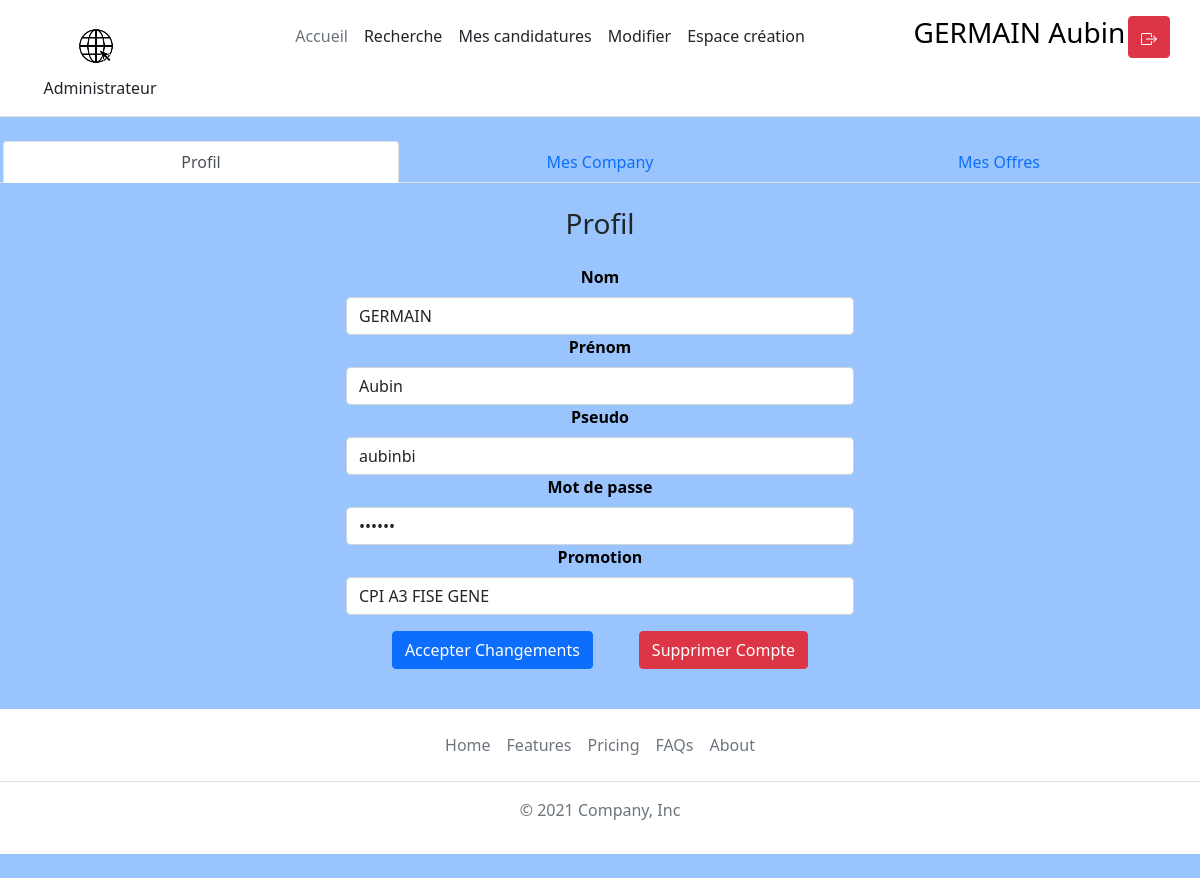
/www/pages/modifier.php (signed in), run on the app's committed database.
### tables this page shows
CREATE TABLE `schoolyear` (
  `idSchoolYear` int(11) NOT NULL,
  `schoolYear` varchar(50) NOT NULL,
  `idUser` int(11) DEFAULT NULL,
  `idLocality` int(11) NOT NULL
);

CREATE TABLE `users` (
  `idUser` int(11) NOT NULL,
  `userSecondName` varchar(50) NOT NULL,
  `userFirstName` varchar(50) NOT NULL,
  `login` varchar(50) NOT NULL,
  `password` varchar(50) NOT NULL,
  `idRole` int(11) NOT NULL,
  `rank` int(11) DEFAULT 1
);

### www/bdd/table/users.class.php (called while the page is built, shortened)
<?php
class Users
{
    public function getUserInfos(&$sqlClient, &$data, &$nbRow, &$nbCol, $id)
    {
        try {
            $stmt = $sqlClient->prepare(
                "SELECT users.idUser, userSecondName, userFirstName, login, password, idRole, schoolyear.idSchoolYear, schoolYear from users
                LEFT JOIN belong on belong.idUser=users.idUser
                LEFT JOIN schoolyear on schoolyear.idSchoolYear=belong.idSchoolYear
                WHERE users.idUser = ?
                "
            );
            $stmt->bindValue(1, $id);
            $stmt->execute();
            $data = $stmt->fetchAll();
        } catch (\Throwable $th) {
            throw $th;
        }
    }
}

### www/bdd/controleur.php (called while the page is built, shortened)
<?php
require_once $_SERVER["DOCUMENT_ROOT"]."/bdd/table/users.class.php";
require_once $_SERVER["DOCUMENT_ROOT"]."/bdd/table/schoolYear.class.php";
class Controleur{
    private $mysqlClient;
    private $_users;
    private $_schoolYear;
    private $_company;
    public function __construct(){
        $this->_users = new Users();
        $this->_schoolYear = new SchoolYear();
        $this->_company = new Company();
        try {
            $this->mysqlClient = new PDO('mysql:host=localhost;dbname=bddweb;charset=utf8', 'root', '');
        } catch (Exception $e) {
            die('Erreur : ' . $e->getMessage());
        }
    }
    public function selectSchoolYear(&$data, &$nbRow, &$nbCol){
        $this->_schoolYear->selectSchoolYear($this->mysqlClient, $data, $nbRow, $nbCol);
    }
    public function selectUsersCompany(&$data, &$nbRow, &$nbCol, $id){
        $this->_company->selectUsersCompany($this->mysqlClient, $data, $nbRow, $nbCol, $id);
    }
    public function getUserInfos(&$data, &$nbRow, &$nbCol, $id){
        $this->_users->getUserInfos($this->mysqlClient, $data, $nbRow, $nbCol, $id);
    }
}

### www/bdd/table/schoolYear.class.php (called while the page is built, shortened)
<?php
class SchoolYear{
    public function selectSchoolYear(&$sqlClient, &$data, &$nbRow, &$nbCol){
        try {
            $stmt = $sqlClient->prepare("SELECT * FROM schoolYear");
            $stmt->execute();
            $nbRow = $stmt->rowCount();
            $data = $stmt->fetchAll();
        } catch (\Throwable $th) {
            throw $th;
        }
    }
}

### www/pages/modifs/myUserInfo.php (the view, shortened to what this page needs)
<?php
require_once "../bdd/controleur.php";
if (isset($_POST['idUser'])) {
    $id = $_POST['idUser'];
} else {
    $id = $_SESSION['idUser'];
}
$controleur = new Controleur();
$controleur->getUserInfos($data, $nbRow, $nbCol, $id);
echo    '
        <div style="text-align: -webkit-center;">
        <h3>Profil</h3>
        <div style="display: flex; width: 45%;justify-content: center;flex-direction: column;text-align: center;">
            <form id="Update" method="post"></form>
            <form id="Delete" method="post">
                <input type="text" name="idUser" hidden value="'.$data[0]["idUser"].'" required>
            </form>
            <div style="margin: 1em;">
                <input form="Update" type="text" name="idUser" hidden value="'.$data[0]["idUser"].'" required>
                <div>
                    <label for="userSecondName" class="form-label">Nom</label>
                    <input form="Update" type="text" class="form-control" name="userSecondName" value="'.$data[0]["userSecondName"].'" required>
                </div>
                <div>
                    <label for="userFirstName" class="form-label">Prénom</label>
                    <input form="Update" type="text" class="form-control" name="userFirstName" value="'.$data[0]["userFirstName"].'" required>
                </div>
                <div>
                    <label for="login" class="form-label">Pseudo</label>
                    <input form="Update" type="text" class="form-control" name="login" value="'.$data[0]["login"].'" required>
                </div>
                <div>
                    <label for="password" class="form-label">Mot de passe</label>
                    <input form="Update" type="password" class="form-control" name="password" value="'.$data[0]["password"].'" required>
                </div>
                <div>
                    <label for="floatingInput" class="form-label">Promotion</label>
                    <select form="Update" form="Update" class="form-control" id="floatingInput" name="promo" placeholder="Quel est votre promotion ?" required>';
$reminder = $data[0]["idSchoolYear"];
$controleur->selectSchoolYear($data, $nbRow, $nbCol);
for ($j = 0; $j < $nbRow; $j++) {
    echo '<option value="' . $data[$j]["idSchoolYear"] . '" ';
        if ($reminder==$data[$j]["idSchoolYear"]) {echo'selected';};
    echo'>' . $data[$j]["schoolYear"] . '</option>';
}
                    echo '</select>
                </div>
                <div style="display: flex;justify-content: space-evenly;margin-top: 1em;">
                    <button form="Update" name="ProfileUpd" value="1" type="submit" class="btn btn-primary">Accepter Changements</button>
                    <button form="Delete" name="ProfileDel" value="1" type="submit" class="btn btn-danger">Supprimer Compte</button>
                </div>
            </div>
        </div>
        </div>
        ';
?>

### www/assets/style/style.css (style rules this page uses)
body { background-color: rgb(153, 196, 253); }
label, output { font-weight: bold; color: black; }

### data on the page
schoolyear: userSecondName "GERMAIN", userFirstName "Aubin", login "aubinbi"

### other printed values
$_SESSION["role"] "Administrateur"
$_SESSION["secondName"] "GERMAIN"
$_SESSION["firstName"] "Aubin"
form field promo "CPI A3 FISE GENE"
